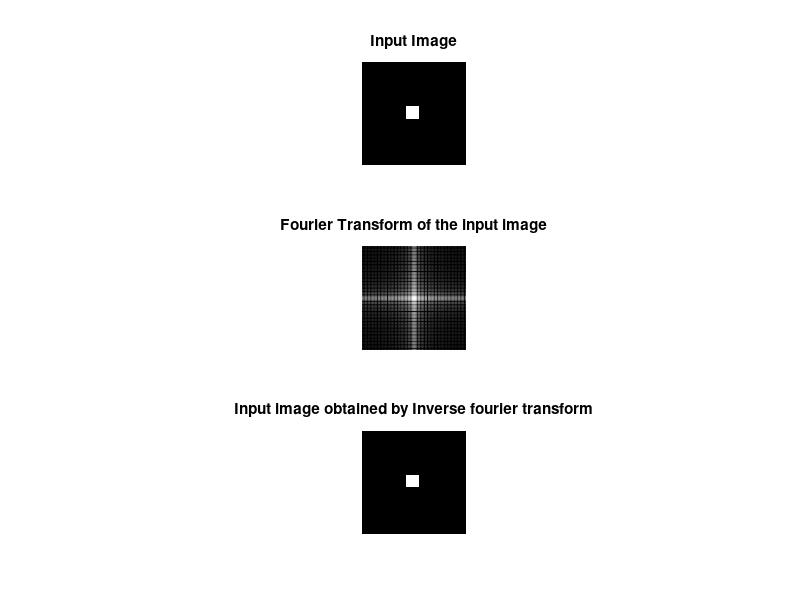
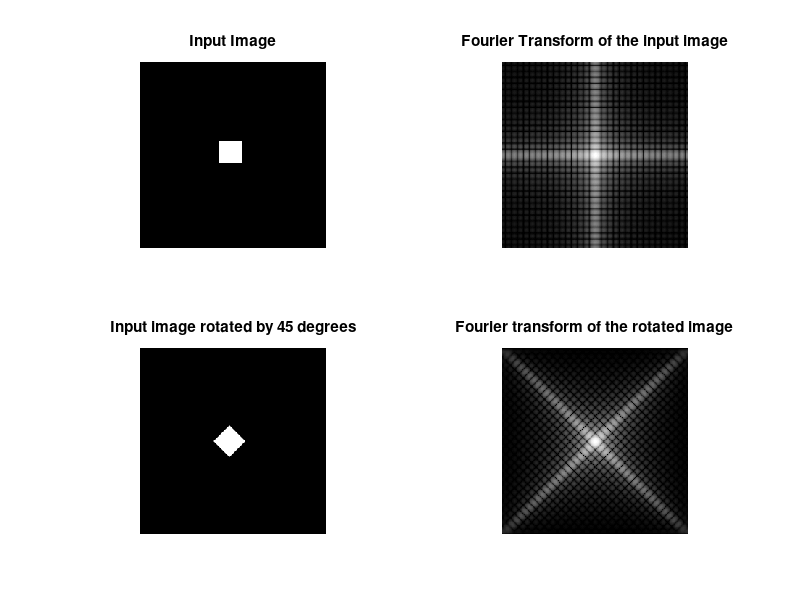
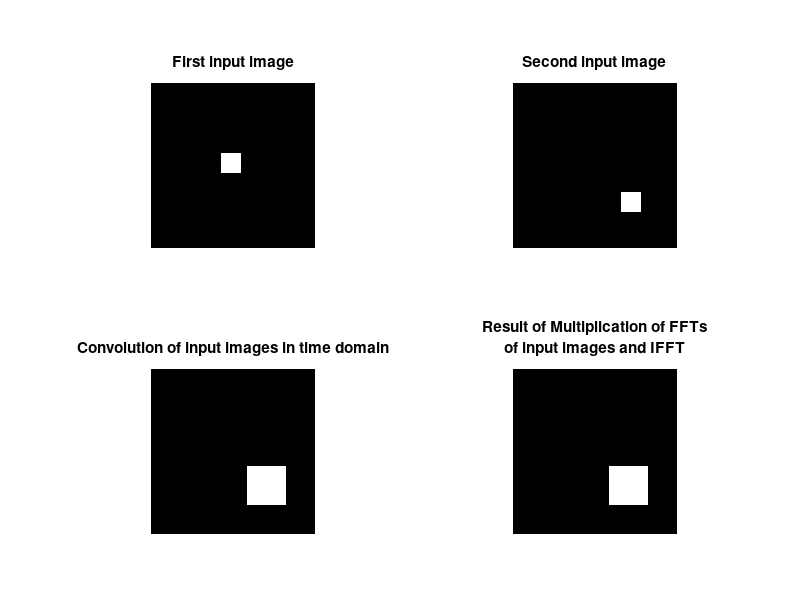

Write MATLAB code to recreate these figures, in order.
clc; 
clear all;
close all; 

% to create an image, find and display its Fourier transform & also to find the inverse fourier transform % 

a=zeros(256,256); 
a(110:140,110:140)=1; 

subplot(3,1,1), 
imshow(a),title('Input Image'); a1=log(1+abs(fftshift(fft2(a)))); subplot(3,1,2),imshow(mat2gray(a1)),title('Fourier Transform of the input image'); 

a1=fft2(a); 
b=ifft2(a1); 
subplot(3,1,3), imshow (b), title('Input image obtained by Inverse fourier transform'); 

% To verify the rotation property of the Fourier Transform %

a=zeros(256,256); 
a(110:140,110:140)=1;
figure; 
subplot(2,2,1), imshow(a), title('Input Image'); 
a1=log(1+abs(fftshift(fft2(a)))); 
subplot(2,2,2),imshow(mat2gray(a1)),title('Fourier Transform of the input image'); 

c=imrotate(a,45,'bilinear','crop'); 
subplot(2,2,3),imshow(c), title('Input image rotated by 45 degrees'); 

c1=log(1+abs(fftshift(fft2(c)))); 
subplot(2,2,4),imshow(mat2gray(c1)), title('Fourier transform of the rotated image'); 

% TO VERIFY THE CONVOLUTION PROPERTY %

figure; a=zeros(256,256); 
a(110:140,110:140)=1; 
subplot(2,2,1),imshow(a),title('First input image'); 

b=zeros(256,256); 
b(170:200,170:200)=1; 
subplot(2,2,2), imshow(b), title('Second input image'); 

d=conv2(a,b,'same'); 
subplot(2,2,3), imshow(d),title('Convolution of input images in time domain');


a1=fft2(a); 
b1=fft2(b); 
e=a1.*b1; 
f=fftshift(ifft2(e)); 
subplot(2,2,4), imshow(f), title({'Result of Multiplication of FFTs'; 'of input images and IFFT'}) 
